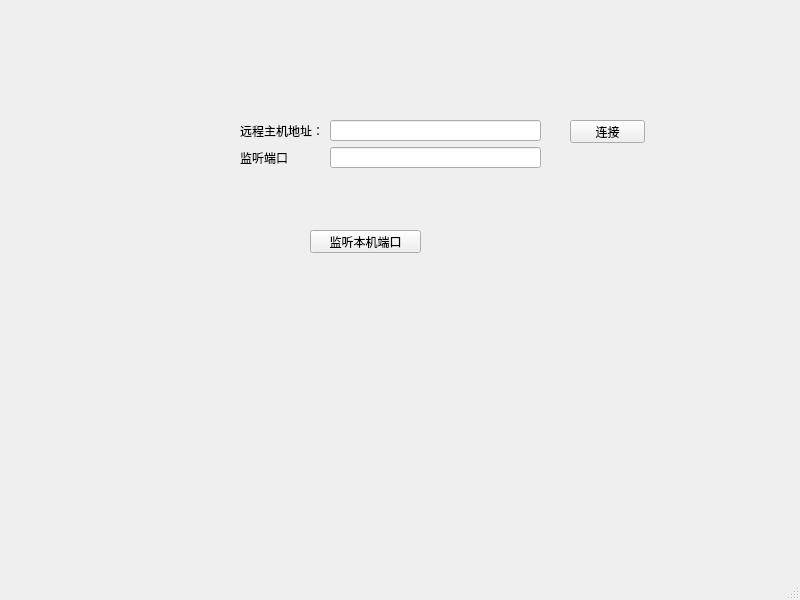
<?xml version="1.0" encoding="UTF-8"?>
<ui version="4.0">
 <class>MainWindow</class>
 <widget class="QMainWindow" name="MainWindow">
  <property name="geometry">
   <rect>
    <x>0</x>
    <y>0</y>
    <width>800</width>
    <height>600</height>
   </rect>
  </property>
  <property name="windowTitle">
   <string>MainWindow</string>
  </property>
  <widget class="QWidget" name="centralwidget">
   <widget class="QWidget" name="formLayoutWidget">
    <property name="geometry">
     <rect>
      <x>240</x>
      <y>120</y>
      <width>301</width>
      <height>48</height>
     </rect>
    </property>
    <layout class="QFormLayout" name="formLayout">
     <item row="0" column="0">
      <widget class="QLabel" name="Label">
       <property name="text">
        <string>远程主机地址：</string>
       </property>
      </widget>
     </item>
     <item row="0" column="1">
      <widget class="QLineEdit" name="socket_addr"/>
     </item>
     <item row="1" column="0">
      <widget class="QLabel" name="Label_2">
       <property name="text">
        <string>监听端口</string>
       </property>
      </widget>
     </item>
     <item row="1" column="1">
      <widget class="QLineEdit" name="listen_port"/>
     </item>
    </layout>
   </widget>
   <widget class="QPushButton" name="connect">
    <property name="geometry">
     <rect>
      <x>570</x>
      <y>120</y>
      <width>75</width>
      <height>23</height>
     </rect>
    </property>
    <property name="text">
     <string>连接</string>
    </property>
   </widget>
   <widget class="QPushButton" name="listen">
    <property name="geometry">
     <rect>
      <x>310</x>
      <y>230</y>
      <width>111</width>
      <height>23</height>
     </rect>
    </property>
    <property name="text">
     <string>监听本机端口</string>
    </property>
   </widget>
  </widget>
  <widget class="QMenuBar" name="menubar">
   <property name="geometry">
    <rect>
     <x>0</x>
     <y>0</y>
     <width>800</width>
     <height>23</height>
    </rect>
   </property>
  </widget>
  <widget class="QStatusBar" name="statusbar"/>
 </widget>
 <resources/>
 <connections/>
</ui>
